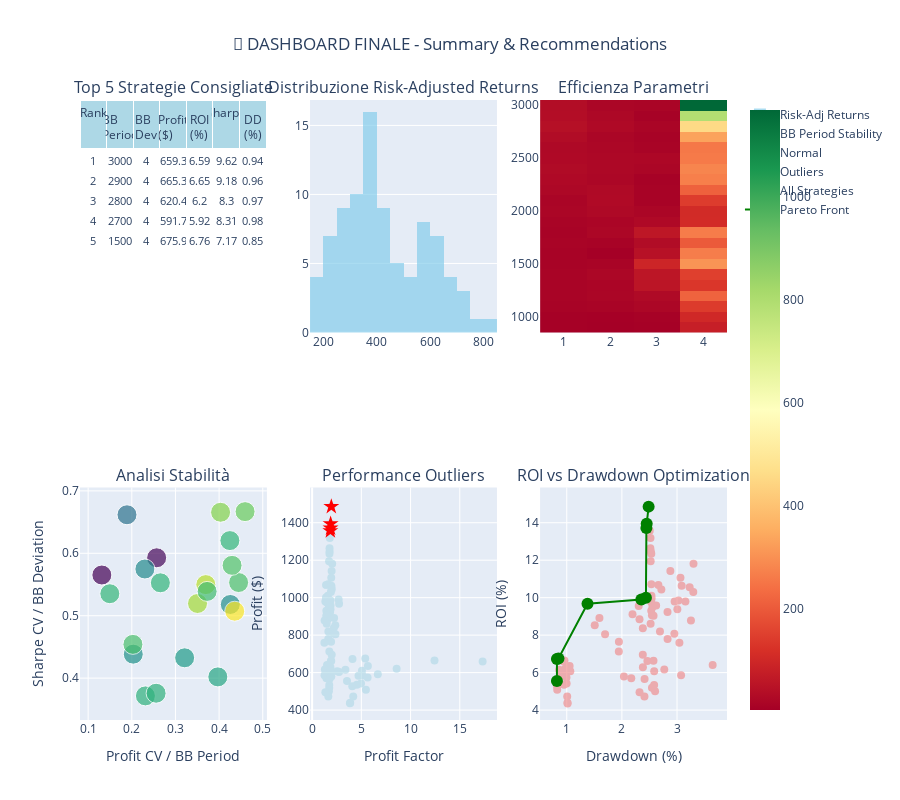

The notebook cell this image was saved under:
### Code cell
# 6. Final Summary Dashboard with Key Insights
print("📊 DASHBOARD FINALE - INSIGHTS E RACCOMANDAZIONI")
print("="*60)

# Create a comprehensive summary dashboard
fig = make_subplots(
    rows=2, cols=3,
    subplot_titles=[
        'Top 5 Strategie Consigliate', 'Distribuzione Risk-Adjusted Returns', 
        'Efficienza Parametri', 'Analisi Stabilità', 'Performance Outliers', 
        'ROI vs Drawdown Optimization'
    ],
    specs=[[{"type": "table"}, {"type": "histogram"}, {"type": "heatmap"}],
           [{"type": "scatter"}, {"type": "scatter"}, {"type": "scatter"}]]
)

# 1. Top 5 Recommended Strategies Table
df['ROI'] = (df['Profit'] / 10000) * 100  # Assuming 10k initial capital
df['Risk_Score'] = df['Equity DD %'] / df['Profit Factor']  # Lower is better
df['Overall_Score'] = (df['ROI'] * df['Sharpe Ratio']) / df['Risk_Score']

top_strategies = df.nlargest(5, 'Overall_Score')[
    ['Pass', 'BBPeriod', 'BBDeviation', 'Profit', 'ROI', 'Sharpe Ratio', 'Equity DD %']
].round(2)

fig.add_trace(
    go.Table(
        header=dict(values=['Rank', 'BB Period', 'BB Dev', 'Profit ($)', 'ROI (%)', 'Sharpe', 'DD (%)'],
                   fill_color='lightblue',
                   align='center',
                   font_size=12),
        cells=dict(values=[
            list(range(1, 6)),
            top_strategies['BBPeriod'],
            top_strategies['BBDeviation'], 
            top_strategies['Profit'],
            top_strategies['ROI'],
            top_strategies['Sharpe Ratio'],
            top_strategies['Equity DD %']
        ],
        fill_color='white',
        align='center',
        font_size=11)
    ),
    row=1, col=1
)

# 2. Risk-Adjusted Returns Distribution
risk_adj_returns = df['Profit'] / df['Equity DD %']
fig.add_trace(
    go.Histogram(
        x=risk_adj_returns,
        nbinsx=20,
        name='Risk-Adj Returns',
        marker_color='skyblue',
        opacity=0.7
    ),
    row=1, col=2
)

# 3. Parameter Efficiency Heatmap
efficiency_matrix = df.groupby(['BBPeriod', 'BBDeviation'])['Overall_Score'].mean().reset_index()
efficiency_pivot = efficiency_matrix.pivot(index='BBPeriod', columns='BBDeviation', values='Overall_Score')

fig.add_trace(
    go.Heatmap(
        z=efficiency_pivot.values,
        x=efficiency_pivot.columns,
        y=efficiency_pivot.index,
        colorscale='RdYlGn',
        name='Efficiency'
    ),
    row=1, col=3
)

# 4. Stability Analysis (Performance Consistency by Parameter Groups)
# Analyze consistency within BB Period groups
bb_period_stability = df.groupby('BBPeriod').agg({
    'Profit': ['mean', 'std', 'count'],
    'Sharpe Ratio': ['mean', 'std']
}).round(3)

bb_period_stability.columns = ['Profit_Mean', 'Profit_Std', 'Count', 'Sharpe_Mean', 'Sharpe_Std']
bb_period_stability['Profit_CV'] = (bb_period_stability['Profit_Std'] / bb_period_stability['Profit_Mean']).fillna(0)
bb_period_stability['Sharpe_CV'] = (bb_period_stability['Sharpe_Std'] / bb_period_stability['Sharpe_Mean']).fillna(0)
bb_period_stability = bb_period_stability.reset_index()

# Filter out single-point groups and infinite values
bb_period_stability = bb_period_stability[bb_period_stability['Count'] > 1]
bb_period_stability = bb_period_stability[np.isfinite(bb_period_stability['Profit_CV']) & np.isfinite(bb_period_stability['Sharpe_CV'])]

if len(bb_period_stability) > 0:
    fig.add_trace(
        go.Scatter(
            x=bb_period_stability['Profit_CV'],
            y=bb_period_stability['Sharpe_CV'],
            mode='markers',
            marker=dict(
                size=bb_period_stability['Count']*5,
                color=bb_period_stability['Profit_Mean'],
                colorscale='Viridis',
                showscale=False
            ),
            text=bb_period_stability['BBPeriod'].astype(str),
            name='BB Period Stability'
        ),
        row=2, col=1
    )
else:
    # If no multi-point groups, show parameter distribution
    fig.add_trace(
        go.Scatter(
            x=df['BBPeriod'],
            y=df['BBDeviation'],
            mode='markers',
            marker=dict(
                size=df['Profit']/50,
                color=df['Sharpe Ratio'],
                colorscale='Viridis',
                showscale=False
            ),
            text=df['Profit'].round(2).astype(str),
            name='Parameter Distribution'
        ),
        row=2, col=1
    )

# 5. Performance Outliers Detection
from scipy import stats
z_scores = np.abs(stats.zscore(df['Profit']))
outliers = df[z_scores > 2]

fig.add_trace(
    go.Scatter(
        x=df['Profit Factor'],
        y=df['Profit'],
        mode='markers',
        marker=dict(color='lightblue', size=8),
        name='Normal',
        opacity=0.6
    ),
    row=2, col=2
)

if len(outliers) > 0:
    fig.add_trace(
        go.Scatter(
            x=outliers['Profit Factor'],
            y=outliers['Profit'],
            mode='markers',
            marker=dict(color='red', size=12, symbol='star'),
            name='Outliers',
            text=outliers['BBPeriod'].astype(str) + '/' + outliers['BBDeviation'].astype(str)
        ),
        row=2, col=2
    )

# 6. ROI vs Drawdown Optimization
pareto_front = []
for i, row in df.iterrows():
    is_pareto = True
    for j, other_row in df.iterrows():
        if i != j:
            if (other_row['ROI'] >= row['ROI'] and other_row['Equity DD %'] <= row['Equity DD %'] and 
                (other_row['ROI'] > row['ROI'] or other_row['Equity DD %'] < row['Equity DD %'])):
                is_pareto = False
                break
    if is_pareto:
        pareto_front.append(i)

fig.add_trace(
    go.Scatter(
        x=df['Equity DD %'],
        y=df['ROI'],
        mode='markers',
        marker=dict(color='lightcoral', size=8),
        name='All Strategies',
        opacity=0.6
    ),
    row=2, col=3
)

if pareto_front:
    pareto_df = df.iloc[pareto_front].sort_values('Equity DD %')
    fig.add_trace(
        go.Scatter(
            x=pareto_df['Equity DD %'],
            y=pareto_df['ROI'],
            mode='markers+lines',
            marker=dict(color='green', size=12),
            line=dict(color='green', width=2),
            name='Pareto Front'
        ),
        row=2, col=3
    )

# Update layout
fig.update_layout(
    title_text="🎯 DASHBOARD FINALE - Summary & Recommendations",
    title_x=0.5,
    height=800,
    showlegend=True
)

# Update axes labels
fig.update_xaxes(title_text="Profit CV / BB Period", row=2, col=1)
fig.update_yaxes(title_text="Sharpe CV / BB Deviation", row=2, col=1)
fig.update_xaxes(title_text="Profit Factor", row=2, col=2)
fig.update_yaxes(title_text="Profit ($)", row=2, col=2)
fig.update_xaxes(title_text="Drawdown (%)", row=2, col=3)
fig.update_yaxes(title_text="ROI (%)", row=2, col=3)

fig.show()

# Print Final Insights
print(f"\\n🎯 INSIGHTS FINALI:")
print(f"="*40)
print(f"📈 Migliore strategia overall: BB Period {top_strategies.iloc[0]['BBPeriod']}, BB Deviation {top_strategies.iloc[0]['BBDeviation']}")
print(f"💰 ROI massimo raggiunto: {df['ROI'].max():.2f}%")
print(f"⚡ Sharpe Ratio medio: {df['Sharpe Ratio'].mean():.3f}")
print(f"🛡️ Drawdown medio: {df['Equity DD %'].mean():.2f}%")
print(f"🎲 Numero di outliers identificati: {len(outliers)}")
print(f"🏆 Strategie nel Pareto Front: {len(pareto_front)}")

print(f"\\n📊 RACCOMANDAZIONE FINALE:")
print(f"="*40)
best_strategy = top_strategies.iloc[0]
print(f"✅ Usa BB Period: {best_strategy['BBPeriod']}")
print(f"✅ Usa BB Deviation: {best_strategy['BBDeviation']}")
print(f"✅ Profitto atteso: ${best_strategy['Profit']:.2f}")
print(f"✅ ROI atteso: {best_strategy['ROI']:.2f}%")
print(f"✅ Rischio (DD): {best_strategy['Equity DD %']:.2f}%")

### Figure 1 — Plotly figure (JSON) as saved in the notebook; plotly's stock layout.template omitted (floating-point values rounded to 4 significant figures)
{"data": [{"cells": {"align": "center", "fill": {"color": "white"}, "font": {"size": 11}, "values": [[1, 2, 3, 4, 5], [3000, 2900, 2800, 2700, 1500], [4, 4, 4, 4, 4], [659.3, 665.3, 620.4, 591.7, 675.9], [6.59, 6.65, 6.2, 5.92, 6.76], [9.62, 9.18, 8.3, 8.31, 7.17], [0.94, 0.96, 0.97, 0.98, 0.85]]}, "domain": {"x": [0, 0.2889], "y": [0.625, 1]}, "header": {"align": "center", "fill": {"color": "lightblue"}, "font": {"size": 12}, "values": ["Rank", "BB Period", "BB Dev", "Profit ($)", "ROI (%)", "Sharpe", "DD (%)"]}, "type": "table"}, {"marker": {"color": "skyblue"}, "name": "Risk-Adj Returns", "nbinsx": 20, "opacity": 0.7, "type": "histogram", "x": [598.0, 569.1, 560.9, 541.6, 523.7, 502.3, 493.5, 487.2, 473.5, 357.8, 396.9, 361.4, 422.7, 401.1, 345.0, 327.0, 384.1, 312.7, 398.2, 407.6, 410.5, 392.1, 420.6, 325.2, 331.6, 310.5, 384.1, 702.8, 365.6, 414.3, 371.8, 312.2, 367.4, 326.5, 415.9, 356.3, 351.1, 560.1, 381.7, 269.8, 341.6, 565.3, 351.5, 304.7, 273.5, 474.9, 275.8, 393.2, 249.5, 366.4, 292.4, 795.6, 818.4, 694.8, 257.8, 268.5, 701.5, 175.6, 604.0, 263.8, 639.5, 222.5, 711.9, 628.7, 570.9, 234.8, 689.7, 602.9, 190.5, 611.7, 655.9, 284.1, 577.1, 262.7, 234.7, 675.8, 543.6, 562.7, 206.7, 640.8, 204.1, 615.1, 192.6, 213.3, 196.2, 468.5, 433.3, 429.3], "xaxis": "x", "yaxis": "y"}, {"colorscale": [[0, "rgb(165,0,38)"], [0.1, "rgb(215,48,39)"], [0.2, "rgb(244,109,67)"], [0.3, "rgb(253,174,97)"], [0.4, "rgb(254,224,139)"], [0.5, "rgb(255,255,191)"], [0.6, "rgb(217,239,139)"], [0.7, "rgb(166,217,106)"], [0.8, "rgb(102,189,99)"], [0.9, "rgb(26,152,80)"], [1, "rgb(0,104,55)"]], "name": "Efficiency", "type": "heatmap", "x": [1.0, 2.0, 3.0, 4.0], "xaxis": "x2", "y": [900.0, 1000.0, 1100.0, 1200.0, 1300.0, 1400.0, 1500.0, 1600.0, 1700.0, 1800.0, 1900.0, 2000.0, 2100.0, 2200.0, 2300.0, 2400.0, 2500.0, 2600.0, 2700.0, 2800.0, 2900.0, 3000.0], "yaxis": "y2", "z": [[7.2, 4.434, 6.502, 80.84], [5.754, 5.6, 9.821, 101.4], [10.61, 13.75, 21.63, 141.0], [14.7, 18.71, 27.91, 217.8], [14.05, 17.36, 55.05, 131.5], [14.48, 21.83, 57.62, 151.1], [11.2, 13.54, 95.29, 307.8], [11.97, 5.383, 45.6, 266.7], [13.72, 11.09, 32.65, 201.2], [11.93, 20.31, 59.22, 265.0], [14.83, 17.51, 26.88, 109.1], [18.03, 25.58, 18.91, 107.9], [15.9, 29.71, 11.35, 143.9], [23.89, 28.69, 11.26, 213.9], [26.72, 21.06, 9.25, 269.8], [30.3, 22.87, 19.3, 279.7], [27.44, 24.19, 21.98, 260.9], [25.89, 20.36, 13.99, 256.6], [33.43, 19.03, 12.23, 334.2], [42.46, 27.43, 16.37, 455.5], [36.5, 22.87, 8.093, 792.7], [35.2, 19.16, 16.7, 1169.0]]}, {"marker": {"color": [641.5, 637.1, 792.1, 854.5, 833.3, 833.7, 841.8, 752.6, 783.1, 838.7, 805.1, 819.1, 789.7, 857.1, 840.1, 911.5, 902.1, 850.0, 859.4, 944.4, 872.6, 886.9], "colorscale": [[0, "#440154"], [0.1111, "#482878"], [0.2222, "#3e4989"], [0.3333, "#31688e"], [0.4444, "#26828e"], [0.5556, "#1f9e89"], [0.6667, "#35b779"], [0.7778, "#6ece58"], [0.8889, "#b5de2b"], [1, "#fde725"]], "showscale": false, "size": [20, 20, 20, 20, 20, 20, 20, 20, 20, 20, 20, 20, 20, 20, 20, 20, 20, 20, 20, 20, 20, 20]}, "mode": "markers", "name": "BB Period Stability", "text": ["900.0", "1000.0", "1100.0", "1200.0", "1300.0", "1400.0", "1500.0", "1600.0", "1700.0", "1800.0", "1900.0", "2000.0", "2100.0", "2200.0", "2300.0", "2400.0", "2500.0", "2600.0", "2700.0", "2800.0", "2900.0", "3000.0"], "type": "scatter", "x": [0.257, 0.1314, 0.2034, 0.2026, 0.2312, 0.2557, 0.1497, 0.189, 0.23, 0.2655, 0.321, 0.3971, 0.4257, 0.4447, 0.4247, 0.3695, 0.3506, 0.3726, 0.4297, 0.4358, 0.4595, 0.4034], "xaxis": "x3", "y": [0.5928, 0.5652, 0.4384, 0.4541, 0.3716, 0.3758, 0.5352, 0.6617, 0.5748, 0.5527, 0.4326, 0.402, 0.518, 0.5531, 0.6203, 0.5498, 0.5196, 0.5389, 0.5807, 0.5072, 0.6667, 0.6657], "yaxis": "y3"}, {"marker": {"color": "lightblue", "size": 8}, "mode": "markers", "name": "Normal", "opacity": 0.6, "type": "scatter", "x": [1.949, 1.88, 1.873, 1.852, 1.798, 1.77, 1.773, 1.759, 1.72, 2.039, 1.982, 1.944, 1.622, 1.413, 1.954, 1.951, 1.989, 1.908, 1.603, 1.413, 1.448, 1.551, 2.693, 1.866, 1.345, 1.8, 1.502, 2.739, 1.874, 1.695, 1.806, 1.869, 1.446, 1.828, 1.558, 1.505, 1.438, 2.232, 1.593, 1.267, 1.48, 2.356, 2.193, 1.65, 2.209, 2.372, 1.636, 1.928, 1.246, 1.752, 1.99, 5.395, 4.103, 12.43, 1.911, 1.941, 17.32, 1.513, 5.666, 1.862, 8.584, 1.296, 3.382, 5.061, 2.554, 1.863, 2.735, 6.673, 1.26, 5.121, 4.712, 1.954, 5.637, 1.452, 1.768, 3.543, 4.969, 4.545, 1.743, 4.077, 1.737, 5.465, 1.702, 1.344, 1.645, 4.177, 3.871, 3.841], "xaxis": "x4", "y": [1486.0, 1394.0, 1371.0, 1357.0, 1319.0, 1264.0, 1246.0, 1234.0, 1194.0, 1180.0, 1143.0, 1107.0, 1071.0, 1068.0, 1064.0, 1056.0, 1043.0, 1030.0, 1010.0, 1000.0, 999.9, 995.3, 989.6, 984.3, 980.1, 978.9, 973.8, 967.4, 958.3, 954.9, 949.8, 938.4, 930.3, 923.2, 912.0, 906.7, 903.7, 892.0, 885.3, 877.6, 861.1, 852.2, 836.6, 820.0, 807.1, 804.8, 779.9, 765.2, 759.3, 712.4, 695.6, 675.9, 672.7, 665.3, 663.1, 661.3, 659.3, 640.4, 635.1, 628.0, 620.4, 616.0, 614.9, 609.9, 607.8, 607.2, 603.3, 591.7, 585.5, 585.2, 583.2, 578.7, 574.0, 570.0, 566.0, 555.4, 542.1, 534.6, 534.1, 527.7, 519.6, 508.6, 501.0, 494.9, 472.7, 472.4, 439.0, 435.8], "yaxis": "y4"}, {"marker": {"color": "red", "size": 12, "symbol": "star"}, "mode": "markers", "name": "Outliers", "text": ["2800.0/1.0", "2900.0/1.0", "3000.0/1.0", "2700.0/1.0"], "type": "scatter", "x": [1.949, 1.88, 1.873, 1.852], "xaxis": "x4", "y": [1486.0, 1394.0, 1371.0, 1357.0], "yaxis": "y4"}, {"marker": {"color": "lightcoral", "size": 8}, "mode": "markers", "name": "All Strategies", "opacity": 0.6, "type": "scatter", "x": [2.485, 2.45, 2.445, 2.505, 2.519, 2.516, 2.525, 2.533, 2.522, 3.299, 2.879, 3.062, 2.534, 2.662, 3.084, 3.229, 2.716, 3.295, 2.536, 2.455, 2.436, 2.538, 2.353, 3.026, 2.956, 3.152, 2.535, 1.377, 2.621, 2.305, 2.554, 3.006, 2.532, 2.827, 2.193, 2.545, 2.574, 1.593, 2.32, 3.253, 2.521, 1.508, 2.38, 2.691, 2.951, 1.695, 2.828, 1.946, 3.043, 1.944, 2.379, 0.8495, 0.822, 0.9576, 2.573, 2.462, 0.9398, 3.646, 1.052, 2.381, 0.9702, 2.769, 0.8637, 0.9701, 1.065, 2.586, 0.8747, 0.9815, 3.073, 0.9566, 0.8891, 2.037, 0.9946, 2.17, 2.411, 0.8219, 0.9973, 0.9501, 2.584, 0.8235, 2.545, 0.8268, 2.602, 2.32, 2.409, 1.008, 1.013, 1.015], "xaxis": "x5", "y": [14.86, 13.94, 13.71, 13.57, 13.19, 12.64, 12.46, 12.34, 11.94, 11.8, 11.43, 11.07, 10.71, 10.68, 10.64, 10.56, 10.43, 10.3, 10.1, 10.01, 9.999, 9.953, 9.896, 9.843, 9.801, 9.789, 9.738, 9.674, 9.583, 9.549, 9.498, 9.384, 9.303, 9.232, 9.12, 9.067, 9.037, 8.92, 8.853, 8.776, 8.611, 8.522, 8.366, 8.2, 8.071, 8.048, 7.799, 7.652, 7.593, 7.124, 6.956, 6.759, 6.727, 6.653, 6.631, 6.613, 6.593, 6.404, 6.351, 6.28, 6.204, 6.16, 6.149, 6.099, 6.078, 6.072, 6.033, 5.917, 5.855, 5.852, 5.832, 5.787, 5.74, 5.7, 5.66, 5.554, 5.421, 5.346, 5.341, 5.277, 5.196, 5.086, 5.01, 4.949, 4.727, 4.724, 4.39, 4.358], "yaxis": "y5"}, {"line": {"color": "green", "width": 2}, "marker": {"color": "green", "size": 12}, "mode": "markers+lines", "name": "Pareto Front", "type": "scatter", "x": [0.8219, 0.822, 0.8495, 1.377, 2.353, 2.436, 2.445, 2.45, 2.485], "xaxis": "x5", "y": [5.554, 6.727, 6.759, 9.674, 9.896, 9.999, 13.71, 13.94, 14.86], "yaxis": "y5"}], "layout": {"annotations": [{"font": {"size": 16}, "showarrow": false, "text": "Top 5 Strategie Consigliate", "x": 0.1444, "xanchor": "center", "xref": "paper", "y": 1, "yanchor": "bottom", "yref": "paper"}, {"font": {"size": 16}, "showarrow": false, "text": "Distribuzione Risk-Adjusted Returns", "x": 0.5, "xanchor": "center", "xref": "paper", "y": 1, "yanchor": "bottom", "yref": "paper"}, {"font": {"size": 16}, "showarrow": false, "text": "Efficienza Parametri", "x": 0.8556, "xanchor": "center", "xref": "paper", "y": 1, "yanchor": "bottom", "yref": "paper"}, {"font": {"size": 16}, "showarrow": false, "text": "Analisi Stabilità", "x": 0.1444, "xanchor": "center", "xref": "paper", "y": 0.375, "yanchor": "bottom", "yref": "paper"}, {"font": {"size": 16}, "showarrow": false, "text": "Performance Outliers", "x": 0.5, "xanchor": "center", "xref": "paper", "y": 0.375, "yanchor": "bottom", "yref": "paper"}, {"font": {"size": 16}, "showarrow": false, "text": "ROI vs Drawdown Optimization", "x": 0.8556, "xanchor": "center", "xref": "paper", "y": 0.375, "yanchor": "bottom", "yref": "paper"}], "height": 800, "showlegend": true, "title": {"text": "🎯 DASHBOARD FINALE - Summary & Recommendations", "x": 0.5}, "xaxis": {"anchor": "y", "domain": [0.3556, 0.6444]}, "xaxis2": {"anchor": "y2", "domain": [0.7111, 1]}, "xaxis3": {"anchor": "y3", "domain": [0, 0.2889], "title": {"text": "Profit CV / BB Period"}}, "xaxis4": {"anchor": "y4", "domain": [0.3556, 0.6444], "title": {"text": "Profit Factor"}}, "xaxis5": {"anchor": "y5", "domain": [0.7111, 1], "title": {"text": "Drawdown (%)"}}, "yaxis": {"anchor": "x", "domain": [0.625, 1]}, "yaxis2": {"anchor": "x2", "domain": [0.625, 1]}, "yaxis3": {"anchor": "x3", "domain": [0, 0.375], "title": {"text": "Sharpe CV / BB Deviation"}}, "yaxis4": {"anchor": "x4", "domain": [0, 0.375], "title": {"text": "Profit ($)"}}, "yaxis5": {"anchor": "x5", "domain": [0, 0.375], "title": {"text": "ROI (%)"}}}}
